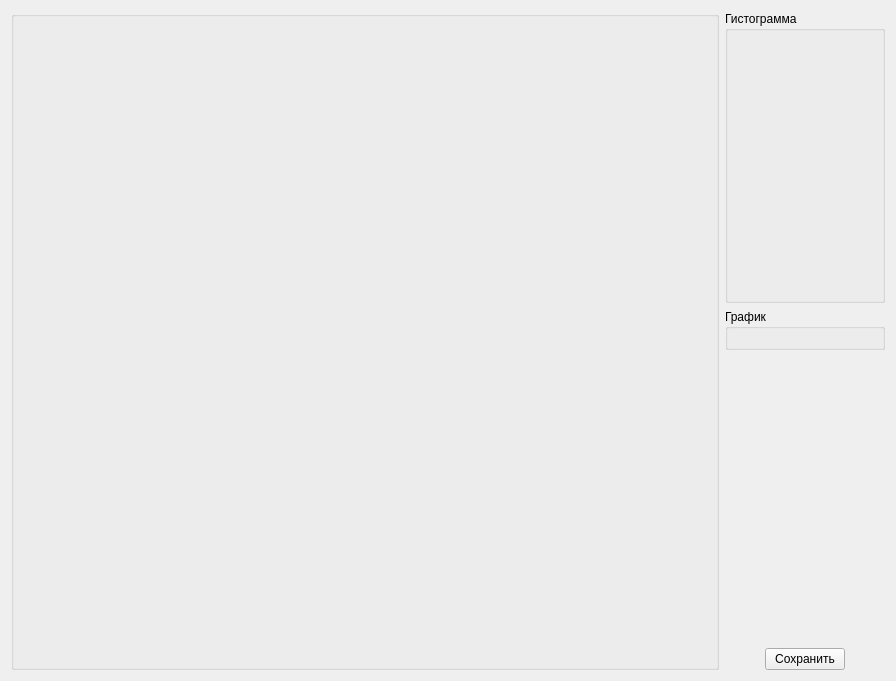
<?xml version="1.0" encoding="UTF-8"?>
<ui version="4.0">
 <class>ChartViewer</class>
 <widget class="QWidget" name="ChartViewer">
  <property name="geometry">
   <rect>
    <x>0</x>
    <y>0</y>
    <width>896</width>
    <height>681</height>
   </rect>
  </property>
  <property name="sizePolicy">
   <sizepolicy hsizetype="Expanding" vsizetype="Expanding">
    <horstretch>0</horstretch>
    <verstretch>0</verstretch>
   </sizepolicy>
  </property>
  <property name="windowTitle">
   <string>Гистограммы</string>
  </property>
  <layout class="QHBoxLayout" name="horizontalLayout_6" stretch="1,0">
   <item>
    <widget class="QGroupBox" name="gbxPlot">
     <property name="sizePolicy">
      <sizepolicy hsizetype="Expanding" vsizetype="Preferred">
       <horstretch>0</horstretch>
       <verstretch>0</verstretch>
      </sizepolicy>
     </property>
     <property name="minimumSize">
      <size>
       <width>600</width>
       <height>400</height>
      </size>
     </property>
     <property name="title">
      <string/>
     </property>
     <layout class="QHBoxLayout" name="horizontalLayout_7">
      <property name="spacing">
       <number>0</number>
      </property>
      <property name="leftMargin">
       <number>0</number>
      </property>
      <property name="topMargin">
       <number>0</number>
      </property>
      <property name="rightMargin">
       <number>0</number>
      </property>
      <property name="bottomMargin">
       <number>0</number>
      </property>
      <item>
       <layout class="QVBoxLayout" name="layChart">
        <property name="sizeConstraint">
         <enum>QLayout::SetMaximumSize</enum>
        </property>
       </layout>
      </item>
     </layout>
    </widget>
   </item>
   <item>
    <layout class="QVBoxLayout" name="verticalLayout">
     <item>
      <widget class="QGroupBox" name="gbxHist">
       <property name="maximumSize">
        <size>
         <width>270</width>
         <height>16777215</height>
        </size>
       </property>
       <property name="title">
        <string>Гистограмма</string>
       </property>
       <layout class="QVBoxLayout" name="verticalLayout_3">
        <property name="sizeConstraint">
         <enum>QLayout::SetMinimumSize</enum>
        </property>
        <item>
         <widget class="HistogramTuner" name="wgtHistTuner" native="true">
          <property name="sizePolicy">
           <sizepolicy hsizetype="Expanding" vsizetype="Expanding">
            <horstretch>0</horstretch>
            <verstretch>0</verstretch>
           </sizepolicy>
          </property>
         </widget>
        </item>
       </layout>
      </widget>
     </item>
     <item>
      <widget class="QGroupBox" name="gbxPDF">
       <property name="maximumSize">
        <size>
         <width>270</width>
         <height>16777215</height>
        </size>
       </property>
       <property name="title">
        <string>График</string>
       </property>
       <layout class="QVBoxLayout" name="verticalLayout_5">
        <item>
         <widget class="PDFTuner" name="wgtPDFTuner" native="true"/>
        </item>
       </layout>
      </widget>
     </item>
     <item>
      <spacer name="verticalSpacer">
       <property name="orientation">
        <enum>Qt::Vertical</enum>
       </property>
       <property name="sizeHint" stdset="0">
        <size>
         <width>20</width>
         <height>40</height>
        </size>
       </property>
      </spacer>
     </item>
     <item>
      <layout class="QHBoxLayout" name="horizontalLayout">
       <item>
        <spacer name="horizontalSpacer_4">
         <property name="orientation">
          <enum>Qt::Horizontal</enum>
         </property>
         <property name="sizeHint" stdset="0">
          <size>
           <width>40</width>
           <height>20</height>
          </size>
         </property>
        </spacer>
       </item>
       <item>
        <widget class="QPushButton" name="btnSave">
         <property name="text">
          <string>Сохранить</string>
         </property>
        </widget>
       </item>
       <item>
        <spacer name="horizontalSpacer_5">
         <property name="orientation">
          <enum>Qt::Horizontal</enum>
         </property>
         <property name="sizeHint" stdset="0">
          <size>
           <width>40</width>
           <height>20</height>
          </size>
         </property>
        </spacer>
       </item>
      </layout>
     </item>
    </layout>
   </item>
  </layout>
 </widget>
 <customwidgets>
  <customwidget>
   <class>HistogramTuner</class>
   <extends>QWidget</extends>
   <header>chart/histogramtuner.h</header>
   <container>1</container>
  </customwidget>
  <customwidget>
   <class>PDFTuner</class>
   <extends>QWidget</extends>
   <header>chart/pdftuner.h</header>
   <container>1</container>
  </customwidget>
 </customwidgets>
 <resources/>
 <connections/>
 <slots>
  <slot>slotTitleChanged2(QString)</slot>
 </slots>
</ui>
